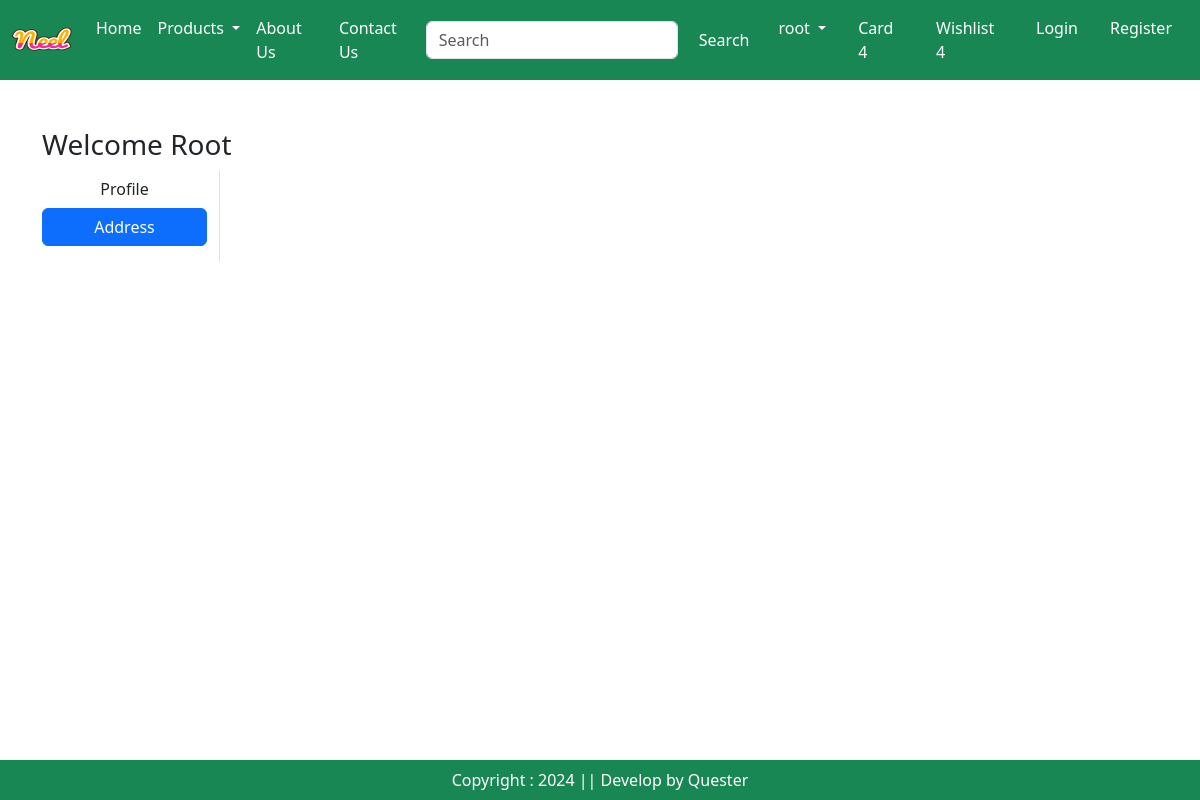
The app's page /address/ (signed in), older data.
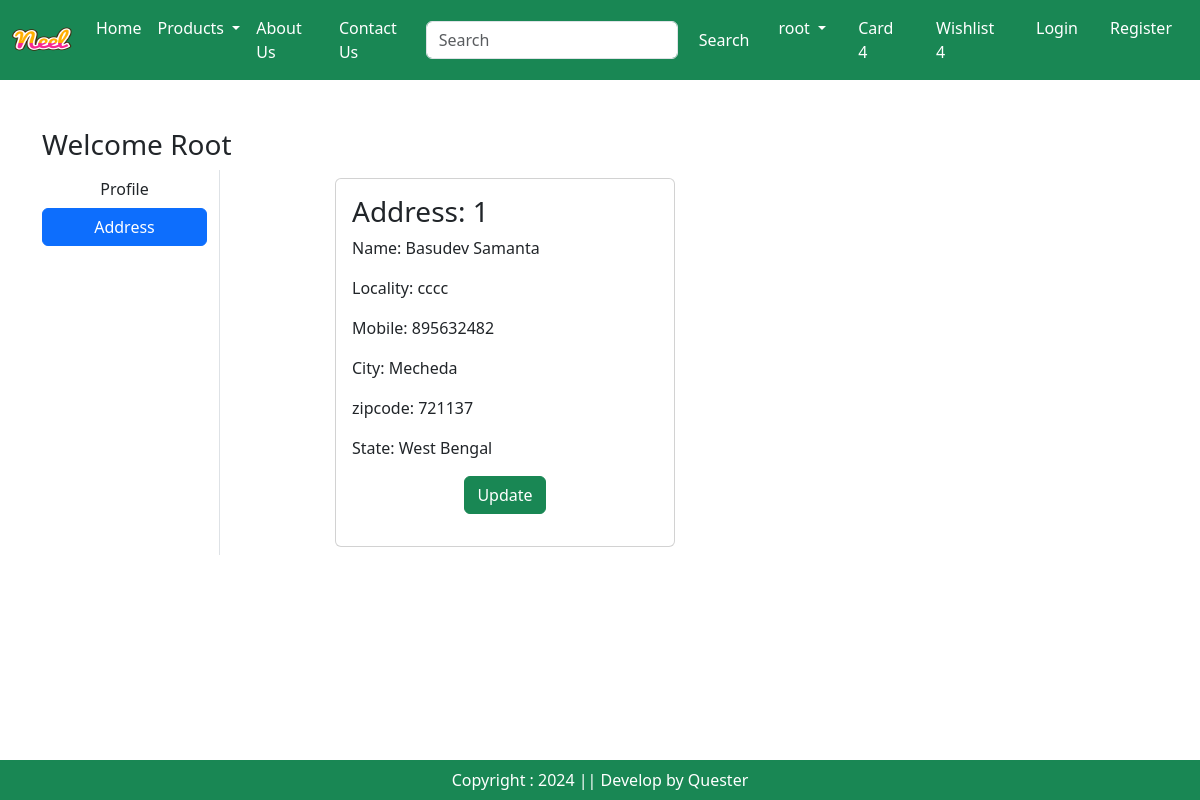
The same page, newer data.
### app/models.py (models this page shows, shortened)
class Customer(models.Model):
  user  = models.ForeignKey(User,  on_delete=models.CASCADE)
  name = models.CharField(max_length=200)
  locality = models.CharField(max_length=200)
  city = models.CharField(max_length=50)
  mobile = models.IntegerField(default=0)
  zipcode = models.IntegerField()
  state = models.CharField(choices=STATE_CHOICES, max_length=50)

### app/views.py (the view)
# urls.py: path("address/", views.address, name="address"),
def address(request):
  add = Customer.objects.filter(user=request.user)
  return render(request, 'app/address.html',locals())

### app/templates/app/address.html (shortened to what this page needs)
{% extends "app/base.html" %}
{% load static %}
{% block main-content %}
<div class="container my-5">
  <div class="row">
    <h3>Welcome <span class="text-capitalize">{{request.user}}</span></h3>
    <div class="col-sm-2 border-end">
      <ul class="list-unstyled">
        <li class="d-grid"><a href="{% url "profile" %}" class="btn ">Profile</a></li>
        <li class="d-grid"><a href="{% url "address" %}" class="btn btn-primary"> Address</a></li>
      </ul>
    </div>
    <div class="col-sm-8 offset-sm-1">
      <div class="row">
        {% for ad in add %}
          <div class="col-sm-6">
            <div class="card m-2">
              <div class="card-body">
                <h3>Address: {{forloop.counter}}</h3>
                <p>Name: {{ad.name}}</p>
                <p>Locality: {{ad.locality}}</p>
                <p>Mobile: {{ad.mobile}}</p>
                <p>City: {{ad.city}}</p>
                <p>zipcode: {{ad.zipcode}}</p>
                <p>State: {{ad.state}}</p>
                <p class="text-center"><a href="{% url "updateAddress" pk=ad.id %}" type="button" class="btn btn-success">Update</a></p>
            </div>
          </div>
        </div>
        {% endfor %}
      </div>
    </div>
  </div>
</div>
{% endblock main-content %}

Row changes from the older to the newer data that the page shows:
added Customer: name "Basudev Samanta", locality "cccc", mobile "895632482", city "Mecheda", zipcode "721137", state "West Bengal"
